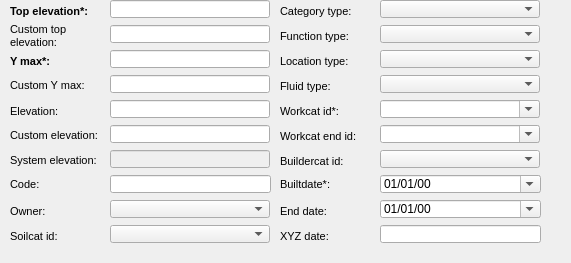
      <widget class="QWidget" name="page_37">
       <property name="geometry">
        <rect>
         <x>0</x>
         <y>0</y>
         <width>571</width>
         <height>263</height>
        </rect>
       </property>
       <attribute name="label">
        <string>Basic information</string>
       </attribute>
       <widget class="QComboBox" name="workcat_id_end">
        <property name="geometry">
         <rect>
          <x>380</x>
          <y>125</y>
          <width>160</width>
          <height>18</height>
         </rect>
        </property>
        <property name="editable">
         <bool>true</bool>
        </property>
       </widget>
       <widget class="QLabel" name="label_workcat_id_end">
        <property name="geometry">
         <rect>
          <x>280</x>
          <y>125</y>
          <width>90</width>
          <height>22</height>
         </rect>
        </property>
        <property name="font">
         <font>
          <pointsize>8</pointsize>
         </font>
        </property>
        <property name="frameShape">
         <enum>QFrame::NoFrame</enum>
        </property>
        <property name="frameShadow">
         <enum>QFrame::Plain</enum>
        </property>
        <property name="text">
         <string>Workcat end id:</string>
        </property>
        <property name="textFormat">
         <enum>Qt::AutoText</enum>
        </property>
        <property name="scaledContents">
         <bool>false</bool>
        </property>
        <property name="margin">
         <number>3</number>
        </property>
       </widget>
       <widget class="QComboBox" name="workcat_id">
        <property name="geometry">
         <rect>
          <x>380</x>
          <y>100</y>
          <width>160</width>
          <height>18</height>
         </rect>
        </property>
        <property name="editable">
         <bool>true</bool>
        </property>
       </widget>
       <widget class="QLabel" name="label_workcat_id">
        <property name="geometry">
         <rect>
          <x>280</x>
          <y>100</y>
          <width>90</width>
          <height>22</height>
         </rect>
        </property>
        <property name="font">
         <font>
          <pointsize>8</pointsize>
         </font>
        </property>
        <property name="frameShape">
         <enum>QFrame::NoFrame</enum>
        </property>
        <property name="frameShadow">
         <enum>QFrame::Plain</enum>
        </property>
        <property name="text">
         <string>Workcat id*:</string>
        </property>
        <property name="textFormat">
         <enum>Qt::AutoText</enum>
        </property>
        <property name="scaledContents">
         <bool>false</bool>
        </property>
        <property name="margin">
         <number>3</number>
        </property>
       </widget>
       <widget class="QComboBox" name="buildercat_id">
        <property name="geometry">
         <rect>
          <x>380</x>
          <y>150</y>
          <width>160</width>
          <height>18</height>
         </rect>
        </property>
       </widget>
       <widget class="QLabel" name="label_builtdate">
        <property name="geometry">
         <rect>
          <x>280</x>
          <y>175</y>
          <width>90</width>
          <height>18</height>
         </rect>
        </property>
        <property name="font">
         <font>
          <pointsize>8</pointsize>
         </font>
        </property>
        <property name="frameShape">
         <enum>QFrame::NoFrame</enum>
        </property>
        <property name="frameShadow">
         <enum>QFrame::Plain</enum>
        </property>
        <property name="text">
         <string>Builtdate*:</string>
        </property>
        <property name="textFormat">
         <enum>Qt::AutoText</enum>
        </property>
        <property name="scaledContents">
         <bool>false</bool>
        </property>
        <property name="margin">
         <number>3</number>
        </property>
       </widget>
       <widget class="QLabel" name="label_buildercat_id">
        <property name="geometry">
         <rect>
          <x>280</x>
          <y>150</y>
          <width>90</width>
          <height>22</height>
         </rect>
        </property>
        <property name="font">
         <font>
          <pointsize>8</pointsize>
         </font>
        </property>
        <property name="frameShape">
         <enum>QFrame::NoFrame</enum>
        </property>
        <property name="frameShadow">
         <enum>QFrame::Plain</enum>
        </property>
        <property name="text">
         <string>Buildercat id:</string>
        </property>
        <property name="textFormat">
         <enum>Qt::AutoText</enum>
        </property>
        <property name="scaledContents">
         <bool>false</bool>
        </property>
        <property name="margin">
         <number>3</number>
        </property>
       </widget>
       <widget class="QLineEdit" name="top_elev">
        <property name="geometry">
         <rect>
          <x>110</x>
          <y>0</y>
          <width>160</width>
          <height>18</height>
         </rect>
        </property>
       </widget>
       <widget class="QLabel" name="label_elev">
        <property name="geometry">
         <rect>
          <x>10</x>
          <y>100</y>
          <width>90</width>
          <height>22</height>
         </rect>
        </property>
        <property name="font">
         <font>
          <pointsize>8</pointsize>
         </font>
        </property>
        <property name="frameShape">
         <enum>QFrame::NoFrame</enum>
        </property>
        <property name="frameShadow">
         <enum>QFrame::Plain</enum>
        </property>
        <property name="text">
         <string>Elevation:</string>
        </property>
        <property name="margin">
         <number>3</number>
        </property>
       </widget>
       <widget class="QLabel" name="label_top_elev">
        <property name="geometry">
         <rect>
          <x>10</x>
          <y>0</y>
          <width>90</width>
          <height>22</height>
         </rect>
        </property>
        <property name="font">
         <font>
          <pointsize>8</pointsize>
          <weight>75</weight>
          <bold>true</bold>
         </font>
        </property>
        <property name="frameShape">
         <enum>QFrame::NoFrame</enum>
        </property>
        <property name="frameShadow">
         <enum>QFrame::Plain</enum>
        </property>
        <property name="text">
         <string>Top elevation*:</string>
        </property>
        <property name="margin">
         <number>3</number>
        </property>
       </widget>
       <widget class="QLineEdit" name="ymax">
        <property name="geometry">
         <rect>
          <x>110</x>
          <y>50</y>
          <width>160</width>
          <height>18</height>
         </rect>
        </property>
       </widget>
       <widget class="QLineEdit" name="elev">
        <property name="geometry">
         <rect>
          <x>110</x>
          <y>100</y>
          <width>160</width>
          <height>18</height>
         </rect>
        </property>
       </widget>
       <widget class="QLabel" name="label_ymax">
        <property name="geometry">
         <rect>
          <x>10</x>
          <y>50</y>
          <width>90</width>
          <height>22</height>
         </rect>
        </property>
        <property name="font">
         <font>
          <pointsize>8</pointsize>
          <weight>75</weight>
          <bold>true</bold>
         </font>
        </property>
        <property name="frameShape">
         <enum>QFrame::NoFrame</enum>
        </property>
        <property name="frameShadow">
         <enum>QFrame::Plain</enum>
        </property>
        <property name="text">
         <string>Y max*:</string>
        </property>
        <property name="margin">
         <number>3</number>
        </property>
       </widget>
       <widget class="QLineEdit" name="custom_top_elev">
        <property name="geometry">
         <rect>
          <x>110</x>
          <y>25</y>
          <width>160</width>
          <height>18</height>
         </rect>
        </property>
       </widget>
       <widget class="QLabel" name="label_custom_top_elev">
        <property name="geometry">
         <rect>
          <x>10</x>
          <y>15</y>
          <width>86</width>
          <height>41</height>
         </rect>
        </property>
        <property name="font">
         <font>
          <pointsize>8</pointsize>
         </font>
        </property>
        <property name="frameShape">
         <enum>QFrame::NoFrame</enum>
        </property>
        <property name="frameShadow">
         <enum>QFrame::Plain</enum>
        </property>
        <property name="text">
         <string>Custom top elevation:</string>
        </property>
        <property name="textFormat">
         <enum>Qt::AutoText</enum>
        </property>
        <property name="scaledContents">
         <bool>false</bool>
        </property>
        <property name="wordWrap">
         <bool>true</bool>
        </property>
        <property name="margin">
         <number>3</number>
        </property>
       </widget>
       <widget class="QLabel" name="label_enddate">
        <property name="geometry">
         <rect>
          <x>280</x>
          <y>200</y>
          <width>90</width>
          <height>22</height>
         </rect>
        </property>
        <property name="font">
         <font>
          <pointsize>8</pointsize>
         </font>
        </property>
        <property name="frameShape">
         <enum>QFrame::NoFrame</enum>
        </property>
        <property name="frameShadow">
         <enum>QFrame::Plain</enum>
        </property>
        <property name="text">
         <string>End date:</string>
        </property>
        <property name="textFormat">
         <enum>Qt::AutoText</enum>
        </property>
        <property name="scaledContents">
         <bool>false</bool>
        </property>
        <property name="margin">
         <number>3</number>
        </property>
       </widget>
       <widget class="QLabel" name="label_xyz_date">
        <property name="geometry">
         <rect>
          <x>280</x>
          <y>225</y>
          <width>90</width>
          <height>22</height>
         </rect>
        </property>
        <property name="font">
         <font>
          <pointsize>8</pointsize>
         </font>
        </property>
        <property name="frameShape">
         <enum>QFrame::NoFrame</enum>
        </property>
        <property name="frameShadow">
         <enum>QFrame::Plain</enum>
        </property>
        <property name="text">
         <string>XYZ date:</string>
        </property>
        <property name="textFormat">
         <enum>Qt::AutoText</enum>
        </property>
        <property name="scaledContents">
         <bool>false</bool>
        </property>
        <property name="margin">
         <number>3</number>
        </property>
       </widget>
       <widget class="QLineEdit" name="xyz_date">
        <property name="geometry">
         <rect>
          <x>380</x>
          <y>225</y>
          <width>161</width>
          <height>18</height>
         </rect>
        </property>
       </widget>
       <widget class="QLineEdit" name="custom_ymax">
        <property name="geometry">
         <rect>
          <x>110</x>
          <y>75</y>
          <width>160</width>
          <height>18</height>
         </rect>
        </property>
        <property name="text">
         <string/>
        </property>
       </widget>
       <widget class="QLabel" name="label_custom_ymax">
        <property name="geometry">
         <rect>
          <x>10</x>
          <y>70</y>
          <width>90</width>
          <height>31</height>
         </rect>
        </property>
        <property name="font">
         <font>
          <pointsize>8</pointsize>
          <weight>50</weight>
          <bold>false</bold>
         </font>
        </property>
        <property name="frameShape">
         <enum>QFrame::NoFrame</enum>
        </property>
        <property name="frameShadow">
         <enum>QFrame::Plain</enum>
        </property>
        <property name="text">
         <string>Custom Y max:</string>
        </property>
        <property name="wordWrap">
         <bool>false</bool>
        </property>
        <property name="margin">
         <number>3</number>
        </property>
       </widget>
       <widget class="QLabel" name="label_custom_elev">
        <property name="geometry">
         <rect>
          <x>10</x>
          <y>120</y>
          <width>106</width>
          <height>31</height>
         </rect>
        </property>
        <property name="font">
         <font>
          <pointsize>8</pointsize>
         </font>
        </property>
        <property name="frameShape">
         <enum>QFrame::NoFrame</enum>
        </property>
        <property name="frameShadow">
         <enum>QFrame::Plain</enum>
        </property>
        <property name="text">
         <string>Custom elevation:</string>
        </property>
        <property name="wordWrap">
         <bool>true</bool>
        </property>
        <property name="margin">
         <number>3</number>
        </property>
       </widget>
       <widget class="QLineEdit" name="custom_elev">
        <property name="geometry">
         <rect>
          <x>110</x>
          <y>125</y>
          <width>160</width>
          <height>18</height>
         </rect>
        </property>
       </widget>
       <widget class="QLineEdit" name="sys_elev">
        <property name="enabled">
         <bool>false</bool>
        </property>
        <property name="geometry">
         <rect>
          <x>110</x>
          <y>150</y>
          <width>160</width>
          <height>18</height>
         </rect>
        </property>
        <property name="font">
         <font>
          <italic>false</italic>
         </font>
        </property>
        <property name="styleSheet">
         <string notr="true"/>
        </property>
        <property name="text">
         <string/>
        </property>
       </widget>
       <widget class="QLabel" name="label_sys_elev">
        <property name="geometry">
         <rect>
          <x>10</x>
          <y>145</y>
          <width>106</width>
          <height>31</height>
         </rect>
        </property>
        <property name="font">
         <font>
          <pointsize>8</pointsize>
         </font>
        </property>
        <property name="frameShape">
         <enum>QFrame::NoFrame</enum>
        </property>
        <property name="frameShadow">
         <enum>QFrame::Plain</enum>
        </property>
        <property name="text">
         <string>System elevation:</string>
        </property>
        <property name="wordWrap">
         <bool>true</bool>
        </property>
        <property name="margin">
         <number>3</number>
        </property>
       </widget>
       <widget class="QgsDateTimeEdit" name="builtdate">
        <property name="geometry">
         <rect>
          <x>380</x>
          <y>175</y>
          <width>161</width>
          <height>18</height>
         </rect>
        </property>
        <property name="displayFormat">
         <string>dd/MM/yy</string>
        </property>
        <property name="calendarPopup">
         <bool>true</bool>
        </property>
        <property name="allowNull" stdset="0">
         <bool>true</bool>
        </property>
       </widget>
       <widget class="QLineEdit" name="code">
        <property name="geometry">
         <rect>
          <x>110</x>
          <y>175</y>
          <width>161</width>
          <height>18</height>
         </rect>
        </property>
       </widget>
       <widget class="QLabel" name="label_owner">
        <property name="geometry">
         <rect>
          <x>10</x>
          <y>200</y>
          <width>90</width>
          <height>22</height>
         </rect>
        </property>
        <property name="font">
         <font>
          <pointsize>8</pointsize>
         </font>
        </property>
        <property name="frameShape">
         <enum>QFrame::NoFrame</enum>
        </property>
        <property name="frameShadow">
         <enum>QFrame::Plain</enum>
        </property>
        <property name="text">
         <string>Owner:</string>
        </property>
        <property name="textFormat">
         <enum>Qt::AutoText</enum>
        </property>
        <property name="scaledContents">
         <bool>false</bool>
        </property>
        <property name="margin">
         <number>3</number>
        </property>
       </widget>
       <widget class="QComboBox" name="ownercat_id">
        <property name="geometry">
         <rect>
          <x>110</x>
          <y>200</y>
          <width>160</width>
          <height>18</height>
         </rect>
        </property>
       </widget>
       <widget class="QLabel" name="label_code">
        <property name="geometry">
         <rect>
          <x>10</x>
          <y>175</y>
          <width>90</width>
          <height>18</height>
         </rect>
        </property>
        <property name="font">
         <font>
          <pointsize>8</pointsize>
         </font>
        </property>
        <property name="frameShape">
         <enum>QFrame::NoFrame</enum>
        </property>
        <property name="frameShadow">
         <enum>QFrame::Plain</enum>
        </property>
        <property name="text">
         <string>Code:</string>
        </property>
        <property name="textFormat">
         <enum>Qt::AutoText</enum>
        </property>
        <property name="scaledContents">
         <bool>false</bool>
        </property>
        <property name="margin">
         <number>3</number>
        </property>
       </widget>
       <widget class="QLabel" name="label_soilcat_id">
        <property name="geometry">
         <rect>
          <x>10</x>
          <y>225</y>
          <width>90</width>
          <height>22</height>
         </rect>
        </property>
        <property name="font">
         <font>
          <pointsize>8</pointsize>
         </font>
        </property>
        <property name="frameShape">
         <enum>QFrame::NoFrame</enum>
        </property>
        <property name="frameShadow">
         <enum>QFrame::Plain</enum>
        </property>
        <property name="text">
         <string>Soilcat id:</string>
        </property>
        <property name="textFormat">
         <enum>Qt::AutoText</enum>
        </property>
        <property name="scaledContents">
         <bool>false</bool>
        </property>
        <property name="alignment">
         <set>Qt::AlignLeading|Qt::AlignLeft|Qt::AlignVCenter</set>
        </property>
        <property name="margin">
         <number>3</number>
        </property>
       </widget>
       <widget class="QComboBox" name="soilcat_id">
        <property name="geometry">
         <rect>
          <x>110</x>
          <y>225</y>
          <width>160</width>
          <height>18</height>
         </rect>
        </property>
       </widget>
       <widget class="QLabel" name="label_category_type">
        <property name="geometry">
         <rect>
          <x>280</x>
          <y>0</y>
          <width>90</width>
          <height>22</height>
         </rect>
        </property>
        <property name="font">
         <font>
          <pointsize>8</pointsize>
         </font>
        </property>
        <property name="frameShape">
         <enum>QFrame::NoFrame</enum>
        </property>
        <property name="frameShadow">
         <enum>QFrame::Plain</enum>
        </property>
        <property name="text">
         <string>Category type:</string>
        </property>
        <property name="textFormat">
         <enum>Qt::AutoText</enum>
        </property>
        <property name="scaledContents">
         <bool>false</bool>
        </property>
        <property name="alignment">
         <set>Qt::AlignLeading|Qt::AlignLeft|Qt::AlignVCenter</set>
        </property>
        <property name="margin">
         <number>3</number>
        </property>
       </widget>
       <widget class="QComboBox" name="category_type">
        <property name="geometry">
         <rect>
          <x>380</x>
          <y>0</y>
          <width>160</width>
          <height>18</height>
         </rect>
        </property>
       </widget>
       <widget class="QComboBox" name="location_type">
        <property name="geometry">
         <rect>
          <x>380</x>
          <y>50</y>
          <width>160</width>
          <height>18</height>
         </rect>
        </property>
       </widget>
       <widget class="QComboBox" name="fluid_type">
        <property name="geometry">
         <rect>
          <x>380</x>
          <y>75</y>
          <width>160</width>
          <height>18</height>
         </rect>
        </property>
       </widget>
       <widget class="QLabel" name="label_location_type">
        <property name="geometry">
         <rect>
          <x>280</x>
          <y>50</y>
          <width>90</width>
          <height>22</height>
         </rect>
        </property>
        <property name="font">
         <font>
          <pointsize>8</pointsize>
         </font>
        </property>
        <property name="frameShape">
         <enum>QFrame::NoFrame</enum>
        </property>
        <property name="frameShadow">
         <enum>QFrame::Plain</enum>
        </property>
        <property name="text">
         <string>Location type:</string>
        </property>
        <property name="textFormat">
         <enum>Qt::AutoText</enum>
        </property>
        <property name="scaledContents">
         <bool>false</bool>
        </property>
        <property name="alignment">
         <set>Qt::AlignLeading|Qt::AlignLeft|Qt::AlignVCenter</set>
        </property>
        <property name="margin">
         <number>3</number>
        </property>
       </widget>
       <widget class="QLabel" name="label_fluid_type">
        <property name="geometry">
         <rect>
          <x>280</x>
          <y>75</y>
          <width>90</width>
          <height>22</height>
         </rect>
        </property>
        <property name="font">
         <font>
          <pointsize>8</pointsize>
         </font>
        </property>
        <property name="frameShape">
         <enum>QFrame::NoFrame</enum>
        </property>
        <property name="frameShadow">
         <enum>QFrame::Plain</enum>
        </property>
        <property name="text">
         <string>Fluid type:</string>
        </property>
        <property name="textFormat">
         <enum>Qt::AutoText</enum>
        </property>
        <property name="scaledContents">
         <bool>false</bool>
        </property>
        <property name="alignment">
         <set>Qt::AlignLeading|Qt::AlignLeft|Qt::AlignVCenter</set>
        </property>
        <property name="margin">
         <number>3</number>
        </property>
       </widget>
       <widget class="QLabel" name="label_function_type">
        <property name="geometry">
         <rect>
          <x>280</x>
          <y>25</y>
          <width>90</width>
          <height>22</height>
         </rect>
        </property>
        <property name="font">
         <font>
          <pointsize>8</pointsize>
         </font>
        </property>
        <property name="frameShape">
         <enum>QFrame::NoFrame</enum>
        </property>
        <property name="frameShadow">
         <enum>QFrame::Plain</enum>
        </property>
        <property name="text">
         <string>Function type:</string>
        </property>
        <property name="textFormat">
         <enum>Qt::AutoText</enum>
        </property>
        <property name="scaledContents">
         <bool>false</bool>
        </property>
        <property name="alignment">
         <set>Qt::AlignLeading|Qt::AlignLeft|Qt::AlignVCenter</set>
        </property>
        <property name="margin">
         <number>3</number>
        </property>
       </widget>
       <widget class="QComboBox" name="function_type">
        <property name="geometry">
         <rect>
          <x>380</x>
          <y>25</y>
          <width>160</width>
          <height>18</height>
         </rect>
        </property>
       </widget>
       <widget class="QgsDateTimeEdit" name="enddate">
        <property name="geometry">
         <rect>
          <x>380</x>
          <y>200</y>
          <width>161</width>
          <height>18</height>
         </rect>
        </property>
        <property name="displayFormat">
         <string>dd/MM/yy</string>
        </property>
        <property name="calendarPopup">
         <bool>true</bool>
        </property>
        <property name="allowNull" stdset="0">
         <bool>true</bool>
        </property>
       </widget>
      </widget>
